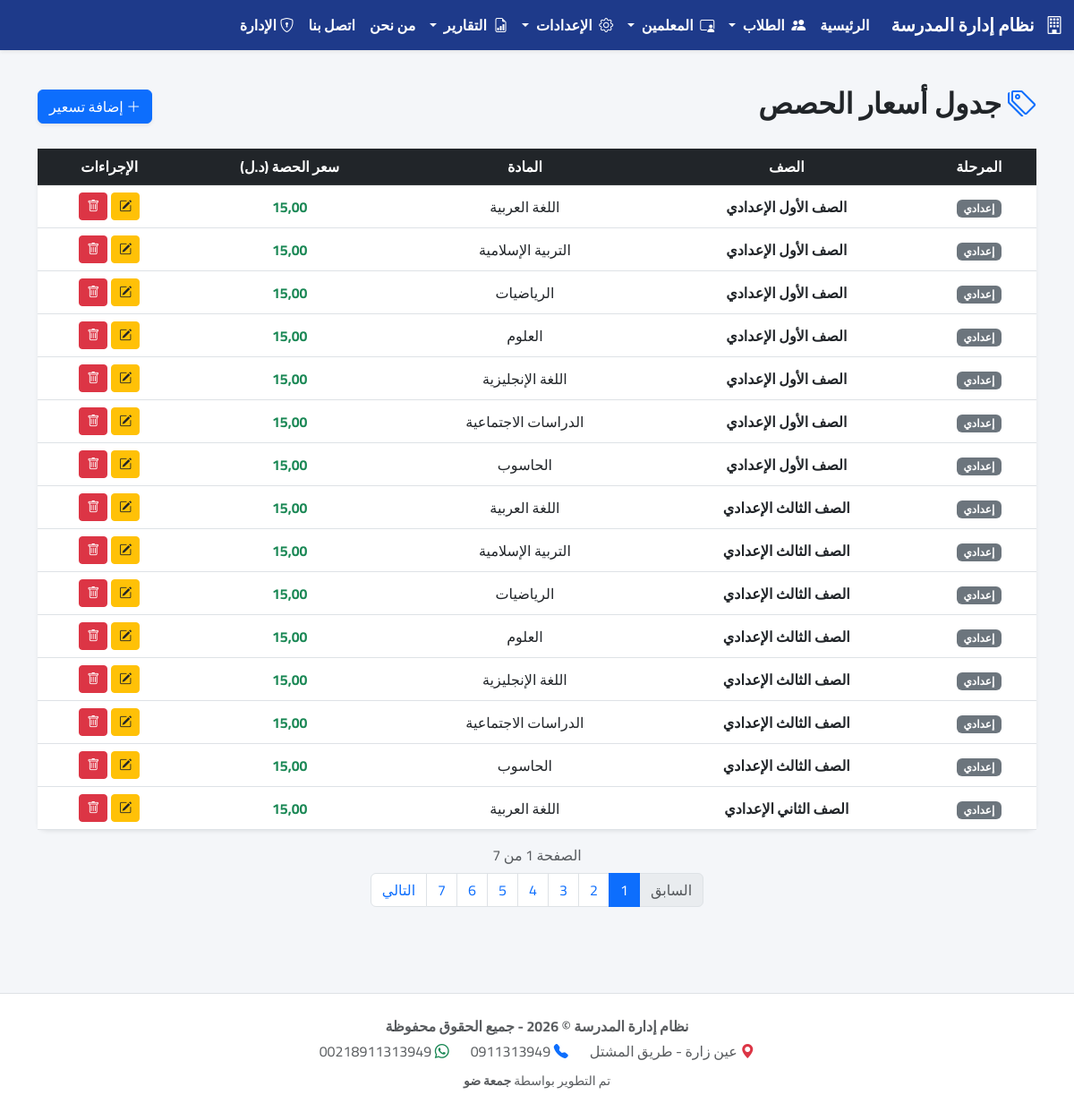
The page /pricing/ on the database its author committed.
### academics/models.py (models this page shows, shortened)
class ClassPricing(models.Model):
    STAGE_CHOICES = [
        ('ابتدائي', 'ابتدائي'),
        ('إعدادي', 'إعدادي'),
        ('ثانوي', 'ثانوي'),
    ]
    stage = models.CharField(max_length=20, choices=STAGE_CHOICES, verbose_name="المرحلة")
    grade = models.ForeignKey(Grade, on_delete=models.CASCADE, verbose_name="الصف")
    subject = models.ForeignKey(Subject, on_delete=models.CASCADE, verbose_name="المادة")
    price_per_class = models.DecimalField(max_digits=10, decimal_places=2, verbose_name="سعر الحصة (د.ل)")
    class Meta:
        unique_together = ('stage', 'grade', 'subject')
        verbose_name = "تسعير حصة"
        verbose_name_plural = "جدول أسعار الحصص"

class Grade(models.Model):
    name = models.CharField(max_length=50, verbose_name="الصف الدراسي", unique=True)
    class Meta:
        verbose_name = "الصف"
        verbose_name_plural = "الصفوف"

class Subject(models.Model):
    name = models.CharField(max_length=100, verbose_name="اسم المادة")
    grade = models.ForeignKey(Grade, on_delete=models.CASCADE, related_name='subjects', verbose_name="الصف")
    class Meta:
        verbose_name = "المادة"
        verbose_name_plural = "المواد"

### academics/views.py (the view)
# urls.py: path('pricing/', PricingListView.as_view(), name='pricing_list'),
class PricingListView(TemplateView):
    template_name = 'academics/pricing_list.html'
    def get_context_data(self, **kwargs):
        context = super().get_context_data(**kwargs)
        try:
            pricings_list = ClassPricing.objects.all().order_by('stage', 'grade__name')
            paginator = Paginator(pricings_list, 15)
            page_number = self.request.GET.get('page')
            page_obj = paginator.get_page(page_number)
            context['pricings'] = page_obj
            context['page_obj'] = page_obj
        except Exception as e:
            messages.error(self.request, f"حدث خطأ: {str(e)}")
            context['pricings'] = []
        return context

### templates/academics/pricing_list.html (shortened to what this page needs)
{% extends 'base.html' %}
{% block content %}
<div class="d-flex flex-column flex-sm-row justify-content-between align-items-sm-center mb-4 mt-3 gap-3">
    <h2 class="fw-bold text-dark"><i class="bi bi-tags text-primary"></i> جدول أسعار الحصص</h2>
    <a href="{% url 'pricing_add' %}" class="btn btn-primary shadow-sm"><i class="bi bi-plus-lg"></i> إضافة تسعير</a>
</div>
<div class="card shadow-sm border-0 d-none d-md-block">
    <div class="table-responsive">
        <table class="table table-hover text-center align-middle mb-0">
            <thead class="table-dark">
                <tr>
                    <th>المرحلة</th>
                    <th>الصف</th>
                    <th>المادة</th>
                    <th>سعر الحصة (د.ل)</th>
                    <th>الإجراءات</th>
                </tr>
            </thead>
            <tbody>
                {% for pricing in pricings %}
                <tr>
                    <td><span class="badge bg-secondary">{{ pricing.stage }}</span></td>
                    <td class="fw-bold">{{ pricing.grade.name }}</td>
                    <td>{{ pricing.subject.name }}</td>
                    <td class="text-success fw-bold">{{ pricing.price_per_class|floatformat:2 }}</td>
                    <td>
                        <div class="d-flex gap-1 justify-content-center">
                            <a href="{% url 'pricing_update' pricing.id %}" class="btn btn-sm btn-warning text-dark" title="تعديل"><i class="bi bi-pencil-square"></i></a>
                            <a href="{% url 'pricing_delete' pricing.id %}" class="btn btn-sm btn-danger" title="حذف"><i class="bi bi-trash"></i></a>
                        </div>
                    </td>
                </tr>
                {% empty %}
                <tr>
                    <td colspan="5" class="text-muted py-4">لا توجد أسعار مضافة حالياً.</td>
                </tr>
                {% endfor %}
            </tbody>
        </table>
    </div>
</div>
<div class="text-center text-muted mb-2 mt-3">
    الصفحة {{ page_obj.number }} من {{ page_obj.paginator.num_pages }}
</div>
{% if page_obj.has_other_pages %}
<nav aria-label="Page navigation" class="mt-2 mb-5">
    <ul class="pagination justify-content-center flex-wrap">
        {% if page_obj.has_previous %}
            <li class="page-item"><a class="page-link" href="?page={{ page_obj.previous_page_number }}">السابق</a></li>
        {% else %}
            <li class="page-item disabled"><span class="page-link">السابق</span></li>
        {% endif %}
        {% for num in page_obj.paginator.page_range %}
            {% if page_obj.number == num %}
                <li class="page-item active"><span class="page-link">{{ num }}</span></li>
            {% else %}
                <li class="page-item"><a class="page-link" href="?page={{ num }}">{{ num }}</a></li>
            {% endif %}
        {% endfor %}
        {% if page_obj.has_next %}
            <li class="page-item"><a class="page-link" href="?page={{ page_obj.next_page_number }}">التالي</a></li>
        {% else %}
            <li class="page-item disabled"><span class="page-link">التالي</span></li>
        {% endif %}
    </ul>
</nav>
{% endif %}
{% endblock %}

### templates/base.html (style rules this page uses)
body { font-family: 'Cairo', sans-serif; background-color: #f4f6f9; min-height: 100vh; display: flex; flex-direction: column; }
.card { border-radius: 10px; }

### rows shown on the page
ClassPricing: stage "إعدادي", grade.name "الصف الأول الإعدادي", subject.name "اللغة العربية", price_per_class "15,00"
ClassPricing: stage "إعدادي", grade.name "الصف الأول الإعدادي", subject.name "التربية الإسلامية", price_per_class "15,00"
ClassPricing: stage "إعدادي", grade.name "الصف الأول الإعدادي", subject.name "الرياضيات", price_per_class "15,00"
ClassPricing: stage "إعدادي", grade.name "الصف الأول الإعدادي", subject.name "العلوم", price_per_class "15,00"
ClassPricing: stage "إعدادي", grade.name "الصف الأول الإعدادي", subject.name "اللغة الإنجليزية", price_per_class "15,00"
ClassPricing: stage "إعدادي", grade.name "الصف الأول الإعدادي", subject.name "الدراسات الاجتماعية", price_per_class "15,00"
ClassPricing: stage "إعدادي", grade.name "الصف الأول الإعدادي", subject.name "الحاسوب", price_per_class "15,00"
ClassPricing: stage "إعدادي", grade.name "الصف الثالث الإعدادي", subject.name "اللغة العربية", price_per_class "15,00"
ClassPricing: stage "إعدادي", grade.name "الصف الثالث الإعدادي", subject.name "التربية الإسلامية", price_per_class "15,00"
ClassPricing: stage "إعدادي", grade.name "الصف الثالث الإعدادي", subject.name "الرياضيات", price_per_class "15,00"
ClassPricing: stage "إعدادي", grade.name "الصف الثالث الإعدادي", subject.name "العلوم", price_per_class "15,00"
ClassPricing: stage "إعدادي", grade.name "الصف الثالث الإعدادي", subject.name "اللغة الإنجليزية", price_per_class "15,00"
ClassPricing: stage "إعدادي", grade.name "الصف الثالث الإعدادي", subject.name "الدراسات الاجتماعية", price_per_class "15,00"
ClassPricing: stage "إعدادي", grade.name "الصف الثالث الإعدادي", subject.name "الحاسوب", price_per_class "15,00"
ClassPricing: stage "إعدادي", grade.name "الصف الثاني الإعدادي", subject.name "اللغة العربية", price_per_class "15,00"

### other values the page prints
{{ page_obj.paginator.num_pages }} "7"
{{ num }} "1"
{{ num }} "2" "3" "4" "5" "6" "7"
